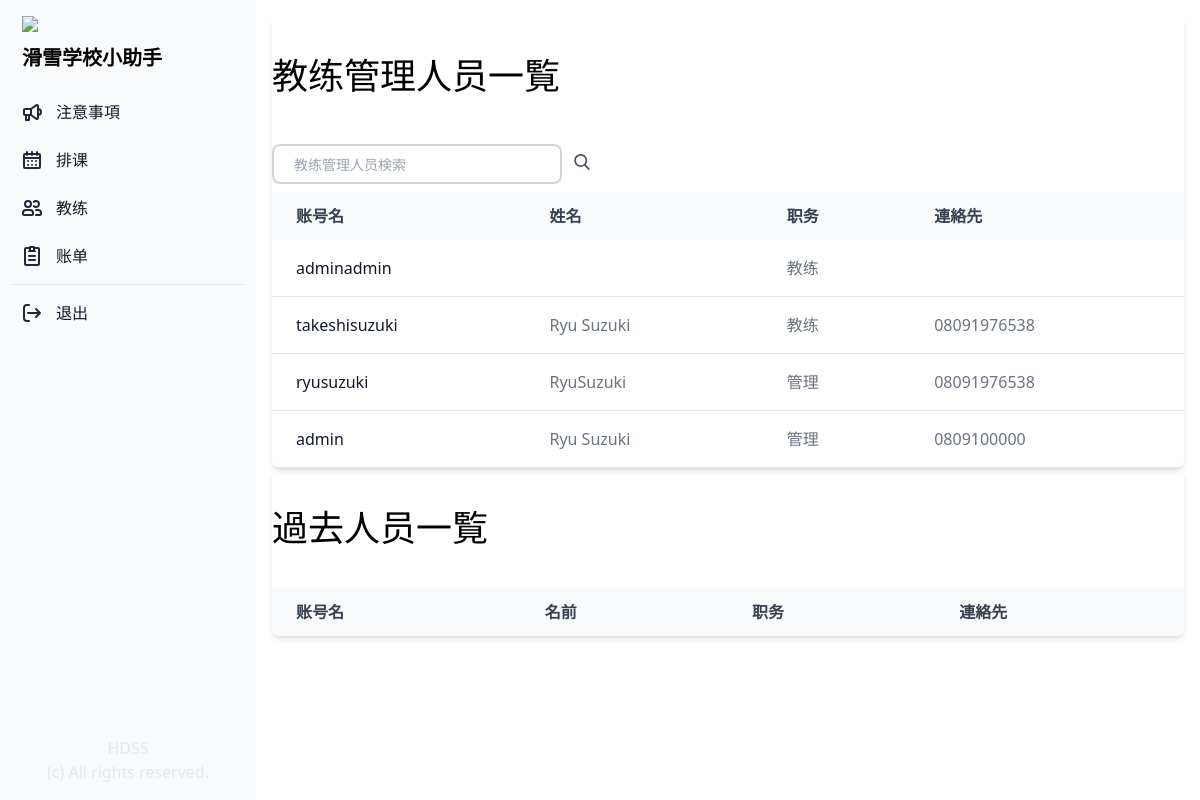
Screenshot of /profile_list/ (signed in) with the database file from the repository.
### manager/models.py (models this page shows, shortened)
class Profile(models.Model):
    COLORS = (
        ('#808080', '灰色'),
        ('#ff6961', '赤色'),
        ('#ffb480', '橙色'),
        ('#f8f38d', '黄色'),
        ('#42d6a4', '緑色'),
        ('#08cad1', '水色'),
        ('#59adf6', '青色'),
        ('#9d94ff', '紫色'),
        ('#c780e8', '桃色'),
    )
    TYPE = (
        ('管理', '管理'),
        ('教练', '教练'),
        ('其他', '其他'),
    )
    SKI = (
        ('双板无极', '双板无极'),
        ('双板1级', '双板1级'),
        ('双板2级', '双板2级'),
        ('双板3级', '双板3级'),
        ('双板4级', '双板4级'),
    )
    SNOWBOARD = (
        ('单板无极', '单板无极'),
        ('单板1级', '单板1级'),
        ('单板2级', '单板2级'),
        ('单板3级', '单板3级'),
        ('单板4级', '单板4级'),
    )
    SKI_SYSTEM = (
        ('加拿大', '加拿大'),
        ('新西兰', '新西兰'),
        ('澳洲', '澳洲'),
        ('日本', '日本'),
        ('其他', '其他'),
        ('无', '无'),
    )
    SNOWBOARD_SYSTEM = (
        ('加拿大', '加拿大'),
        ('新西兰', '新西兰'),
        ('澳洲', '澳洲'),
        ('日本', '日本'),
        ('其他', '其他'),
        ('无', '无'),
    )
    user = models.OneToOneField(User, on_delete=models.CASCADE)
    birthday = models.DateField("生年月日", blank=True, null=True)
    color = models.CharField("教练色", max_length=30, choices=COLORS)
    contract_type = models.CharField("职务", max_length=50, choices=TYPE, default='教练')
    fullname = models.CharField("姓名", max_length=20, blank=True)
    phone = models.CharField("電話", max_length=20, blank=True)
    email = models.CharField("邮箱", max_length=50, blank=True)
    wechat = models.CharField("微信", max_length=20, blank=True)
    whatsapp = models.CharField("Whatsapp", max_length=20, blank=True)
    line = models.CharField("LINE", max_length=20, blank=True)
    ski_system = models.CharField("双板体系", max_length=50, choices=SKI_SYSTEM, default='加拿大')
    snowboard_system = models.CharField("单板体系", max_length=50, choices=SNOWBOARD_SYSTEM, default='加拿大')
    ski = models.CharField("级别", max_length=50, choices=SKI, default='双板1级')
    snowboard = models.CharField("级别", max_length=50, choices=SNOWBOARD, default='单板1级')
    accommodation = models.CharField("宿舍", max_length=20, blank=True)
    commission = models.DecimalField("提成", max_digits=10, decimal_places=2, default=0.00)
    note = models.CharField("備考", max_length=500, blank=True)
    is_active = models.BooleanField("現役中", default=True)
    date_created = models.DateTimeField("作成日", auto_now_add=True)
    updated_at = models.DateTimeField("更新日", auto_now=True)

### manager/views.py (the view)
# urls.py: path('profile_list/', views.profile_list, name="profile_list"),
@login_required(login_url='/login_user/')
def profile_list(request):
    if request.user.is_authenticated:
        profiles = Profile.objects.all().order_by('-date_created')
        contract = request.user.profile.contract_type
        if request.method == "POST":
            keyword = request.POST['keyword']
            result_list = Profile.objects.filter(fullname__contains=keyword).order_by('-date_created')
            return render(request, "profile/profile_search_list.html", {"result_list": result_list, "keyword": keyword})
        else:
            return render(request, "profile/profile_list.html", { "profiles": profiles, "contract": contract })
    else:
        return redirect('login_user')

### manager/templates/profile/profile_list.html (shortened to what this page needs)
{% extends "base.html" %}
{% block content %}
<div class="p-4 sm:ml-64">
    {% if contract == "下請け" %}
    {% else %}
    <div class="relative overflow-x-auto shadow-md sm:rounded-lg">
        <div class="px-auto">
            <h1 class="text-4xl py-10">教练管理人员一覧
            </h1>
            <form class="py-2 relative mx-auto text-gray-600" method="post">
                <input class="border-2 border-gray-300 bg-white h-10 px-5 pr-16 rounded-lg text-sm focus:outline-none"
                    type="search" name="keyword" placeholder="教练管理人员検索">
                <button type="submit" class="m-auto px-2">
                </button>
            </form>
        </div>
        <table class="w-full text-normal text-left rtl:text-right text-gray-500 dark:text-gray-400">
            <thead
                class="text-normal text-gray-700 uppercase bg-gray-50 whitespace-nowrap dark:bg-gray-700 dark:text-gray-400">
                <tr>
                    <th scope="col" class="px-6 py-3">
                        账号名
                    </th>
                    <th scope="col" class="px-6 py-3">
                        姓名
                    </th>
                    <th scope="col" class="px-6 py-3">
                        职务
                    </th>
                    <th scope="col" class="px-6 py-3">
                        連絡先
                    </th>
                </tr>
            </thead>
            <tbody>
                {% for profile in profiles %}
                {% if profile.is_active == True %}
                <tr class="border-b">
                    <th scope="row" class="pl-6 pr-3 py-4 font-medium whitespace-nowrap text-gray-900">
                        {{ profile.user }}
                    </th>
                    <td class="px-6 py-4 whitespace-nowrap">
                        {{ profile.fullname }}
                    </td>
                    <td class="px-6 py-4 whitespace-nowrap">
                        {{ profile.contract_type }}
                    </td>
                    <td class="px-6 py-4 whitespace-nowrap">
                        {{ profile.phone }}
                    </td>
                </tr>
                {% endif %}
                {% endfor %}
            </tbody>
        </table>
    </div>
    <div class="relative overflow-x-auto shadow-md sm:rounded-lg">
        <div class="px-auto">
            <h1 class="text-4xl py-10">過去人员一覧</h1>
        </div>
        <table class="w-full text-normal text-left rtl:text-right text-gray-500 dark:text-gray-400">
            <thead
                class="text-normal text-gray-700 uppercase bg-gray-50 whitespace-nowrap dark:bg-gray-700 dark:text-gray-400">
                <tr>
                    <th scope="col" class="px-6 py-3">
                        账号名
                    </th>
                    <th scope="col" class="px-6 py-3">
                        名前
                    </th>
                    <th scope="col" class="px-6 py-3">
                        职务
                    </th>
                    <th scope="col" class="px-6 py-3">
                        連絡先
                    </th>
                </tr>
            </thead>
        </table>
    </div>
    {% endif %}
</div>
{% endblock content %}

### rows the page displays
Profile: user "adminadmin", contract_type "教练"
Profile: user "takeshisuzuki", fullname "Ryu Suzuki", contract_type "教练", phone "08091976538"
Profile: user "ryusuzuki", fullname "RyuSuzuki", contract_type "管理", phone "08091976538"
Profile: user "admin", fullname "Ryu Suzuki", contract_type "管理", phone "0809100000"
